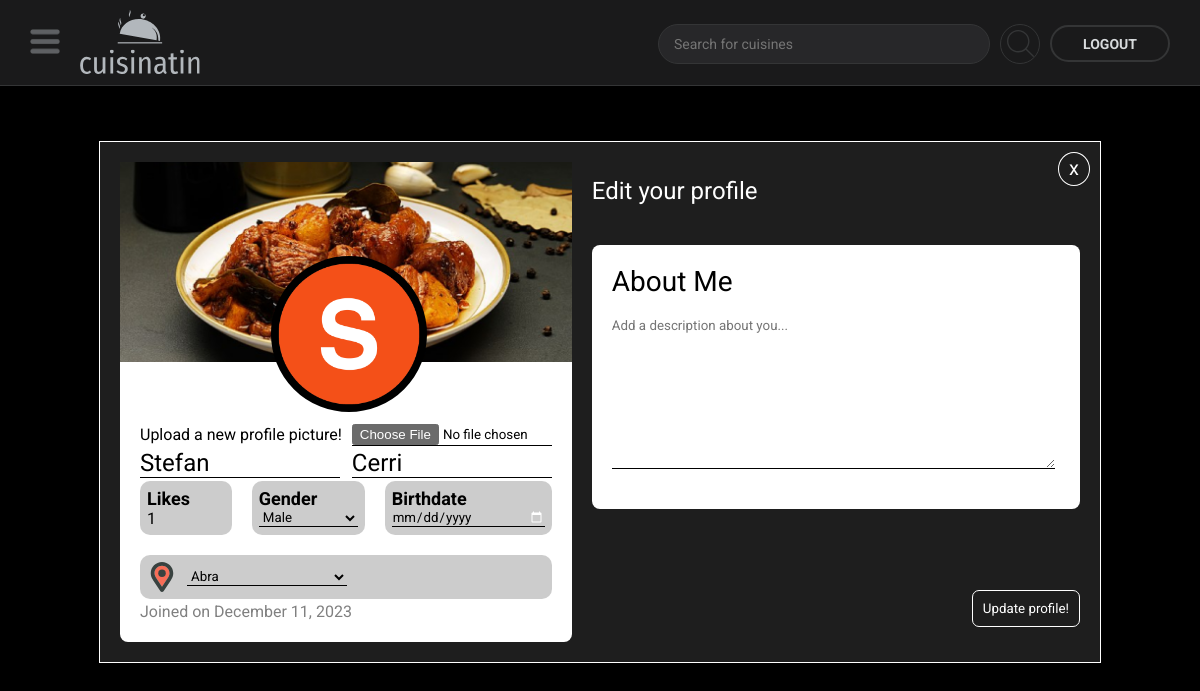
/webpages/edit-users.php?id=1 (signed in), run on the app's committed database.
### tables this page shows
CREATE TABLE `users` (
  `user_id` int(11) NOT NULL,
  `first_name` varchar(100) NOT NULL,
  `last_name` varchar(100) NOT NULL,
  `email` varchar(150) NOT NULL,
  `password` varchar(255) NOT NULL,
  `gender` enum('Male','Female') DEFAULT NULL,
  `birthdate` date DEFAULT NULL,
  `province` varchar(255) DEFAULT NULL,
  `profile_pic` varchar(255) DEFAULT NULL,
  `about` text DEFAULT NULL,
  `sq1` enum('What was your childhood nickname?',' What is the first name of your bestfriend in high school?','In what city were you born?','What is the name of your favorite pet?','What is the name of the street where you grew up?','What is your mother''s maiden name?','What high school did you attend?','What is your date of birth?','Who is your favorite superhero?','What year did you enter college?','Set a code of your choice') NOT NULL,
  `sq2` enum('What was your childhood nickname?',' What is the first name of your bestfriend in high school?','In what city were you born?','What is the name of your favorite pet?','What is the name of the street where you grew up?','What is your mother''s maiden name?','What high school did you attend?','What is your date of birth?','Who is your favorite superhero?','What year did you enter college?','Set a code of your choice') NOT NULL,
  `sq3` enum('What was your childhood nickname?',' What is the first name of your bestfriend in high school?','In what city were you born?','What is the name of your favorite pet?','What is the name of the street where you grew up?','What is your mother''s maiden name?','What high school did you attend?','What is your date of birth?','Who is your favorite superhero?','What year did you enter college?','Set a code of your choice') NOT NULL,
  `sa1` varchar(100) NOT NULL,
  `sa2` varchar(100) NOT NULL,
  `sa3` varchar(100) NOT NULL,
  `likes` int(11) DEFAULT 0,
  `date_joined` datetime DEFAULT current_timestamp(),
  `access` enum('admin','default') DEFAULT 'default'
);

### webpages/edit-users.php (the view, shortened to what this page needs)
<?php
  include_once ('./util/functions.php');
  $conn = connect();
  $id = $_GET ['id'];
  $sql = "SELECT * FROM `users` WHERE user_id = '$id'";
  $user = $conn->query($sql) or die ($conn->error);
  $row = $user->fetch_assoc();
?>
<!DOCTYPE html>
<html lang="en">
<head>
	<link rel="stylesheet" href="../styles/nav-bar.css">
	<link rel="stylesheet" href="../styles/general.css">
  <link rel="stylesheet" href="../styles/users.css">
  <link rel="stylesheet" href="../styles/edit-users.css">
</head>
<body>
  <?php
    include ('./include/nav.php');
  ?>
  <main>
    <form action="./edit-users.php?id=<?php echo $id ?>" method="post" class="main-container js-form" enctype="multipart/form-data">
      <div class="mc-left">
        <div class="mc-left-top">
          <img src="../<?php echo $row ['profile_pic'] ?>" class="author-profile">
        </div>
        <div class="mc-left-bottom">
          <div class="flex-row upload">
            <label for="profile-pic">
              Upload a new profile picture!
            </label>
            <input type="file" name="profile-pic" class="upload-file">
          </div>
          <div class="flex-row names">
            <input type="text" name="first-name" class="name-input" placeholder="First Name" value="<?php echo $row ['first_name']?>" required>
            <input type="text" name="last-name" class="name-input" placeholder="Last Name" value="<?php echo $row ['last_name']?>" required>
          </div>
          <div class="user-info">
            <div class="info-cont">
              <p class="cont-title">Likes</p>
              <p class="cont-info"><?php echo $row ['likes'] ?></p>
            </div>
            <div class="info-cont">
              <p class="cont-title">Gender</p>
              <select name="gender">
                <option <?php if ($row ['gender'] == "Male") {echo "selected";}?> value="Male">
                  Male
                </option>
              </select>
            </div>
            <div class="info-cont">
              <p class="cont-title">Birthdate</p>
              <input type="date" name="birthdate"
                <?php if (isset ($row ['birthdate'])) {echo "value=\"".$row ['birthdate']."\"";} ?>>
            </div>
            <div class="info-cont location">
              <img src="../images//location.svg" class="location-logo">
              <select name="location">
              </select>
            </div>
          </div>
          <p class="gray">Joined on <?php echo date_format(date_create($row ['date_joined']), 'F d, Y') ?></p>
        </div>
      </div>
      <div class="mc-right">
        <div class="about-cont">
          <p class="sub-title">
            About Me
          </p>
          <textarea placeholder="Add a description about you..." spellcheck="false" name="about" cols="30" rows="10"><?php if (isset ($row ['about'])) {echo $row['about'];} ?></textarea>
        </div>
        <div class="flex-column">
          <button type="button" class="submit js-submit">
            Update profile!
          </button>
        </div>
      </div>
      <a href="./users.php?id=<?php echo $id ?>" class="close-button">
        <p class="white">x</p>
      </a>
    </form>
  </main>
</body>
</html>

### styles/general.css (style rules this page uses)
* { margin: 0; padding: 0; font-family: Roboto; }
html { scroll-behavior: smooth; }
a { text-decoration: none; color: rgb(255, 255, 255); }
body { background-color: black; padding-top: 135px; }
:root { color-scheme: dark; }
.flex-column { display: flex; flex-direction: column; gap: 20px; }
.flex-row { display: flex; flex-direction: row; }
.gray { color: gray; }
.white { color: white; }
@media (max-width: 1280px) { body { padding-top: 85px; } }

### styles/users.css (style rules this page uses)
p { color: black; }
main { align-items: center; display: flex; justify-content: center; padding: 7vh; }
.sub-title { font-size: 28px; }
.main-container { background-color: #1E1E1E; border: solid 1px white; display: flex; flex-direction: row; gap: 20px; width: 80vw; min-height: 60vh; max-width: 1200px; max-height: 600px; padding: 20px; position: relative; }
.mc-left { display: flex; flex-direction: column; background-color: white; border-radius: 8px; min-width: 370px; }
.mc-left-top { height: 200px; background-image: url(../images/mc-left-bg-image.png); background-position: center; background-size: cover; background-repeat: no-repeat; position: relative; }
.author-profile { background-color: black; border-radius: 50%; border: solid 3px black; cursor: pointer; width: 180px; height: 180px; margin-left: -90px; position: absolute; left: 50%; bottom: -50px; object-fit: cover; }
.mc-left-bottom { display: flex; flex-direction: column; justify-content: space-around; padding: 60px 20px 20px 20px; flex-grow: 1; }
.user-info { display: grid; grid-template-columns: auto auto auto; grid-template-rows: auto auto; gap: 20px; }
.info-cont { background-color: rgba(0, 0, 0, 0.2); border-radius: 10px; display: flex; flex-direction: column; justify-content: space-around; padding: 7px; }
.location { align-items: center; flex-direction: row; justify-content: flex-start; gap: 10px; grid-column-start: 1; grid-column-end: 4; }
.location-logo { width: 30px; height: 30px; }
.cont-title { font-weight: bold; font-size: 18px; }
.cont-info { font-size: 16px; }
.mc-right { display: flex; flex-direction: column; justify-content: space-around; gap: 10px; flex-grow: 1; }
.about-cont { border-radius: 8px; background-color: white; color: black; display: flex; flex-direction: column; gap: 20px; padding: 20px; min-height: 150px; max-height: 250px; overflow: hidden; scrollbar-gutter: stable; }
.close-button { border: solid 1px white; border-radius: 50%; display: flex; align-items: center; justify-content: center; width: 30px; height: 30px; padding-bottom: 2px; font-size: 20px; transition: 50ms; position: absolute; top: 10px; right: 10px; }
.flex-row { align-items: center; display: flex; flex-direction: row; gap: 10px; }
@media (max-height: 850px) { .author-profile { width: 150px; height: 150px; margin-left: -75px; left: 50%; bottom: -50px; } }

### styles/edit-users.css (style rules this page uses)
input,select,textarea { background: none; border: none; border-bottom: solid 1px; color: black; outline: none; }
input { max-width: 200px; }
.names { justify-content: space-between; }
.name-input { font-size: 24px; width: 50%; }
.upload { align-items: center; color: black; justify-content: space-between; }
.submit { align-self: flex-end; border: solid 1px white; border-radius: 7px; background: none; cursor: pointer; padding: 10px; transition: 100ms; }
.mc-right::before { content: 'Edit your profile'; font-size: 24px; }
@media (max-height: 850px) { .author-profile { width: 150px; height: 150px; margin-left: -75px; left: 50%; bottom: -50px; } }

### data on the page
users: profile_pic (picture), first-name "Stefan", last-name "Cerri", likes "1", date_joined "December 11, 2023"

### other printed values
form field location "Abra"
